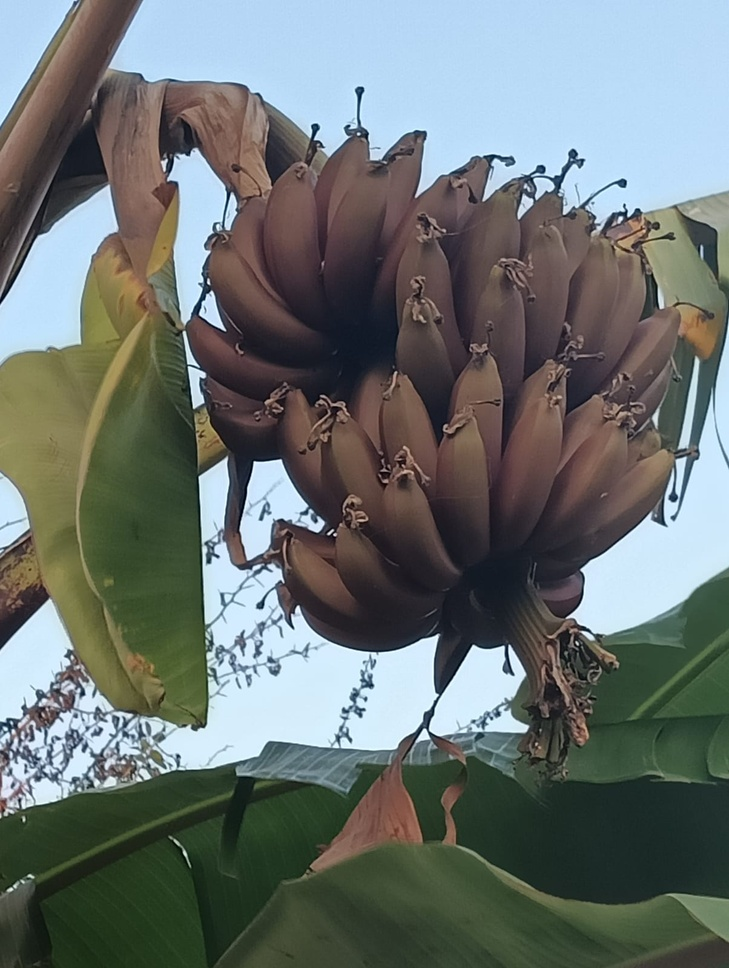
#> input picture banannas.jpg, 729 x 968 px, shrunk from 1204 x 1600 before the run
$ jupyter execute 'Count no of imgs.ipynb'
#> lines starting #> are read from the running program, lines starting #| are printed output that depends on the picture; after the words box and inside, x2 and y2 are one past the last pixel; in counts of white or black regions, pixels touching at a corner belong together
[cell 1]
import cv2
import numpy as np
import matplotlib.pyplot as plt

[cell 2]
image = cv2.imread('banannas.jpg')
#> image is the input picture: shape (968, 729, 3); mean B, G, R 112.2, 114.1, 106.4
gray = cv2.cvtColor(image, cv2.COLOR_BGR2GRAY)
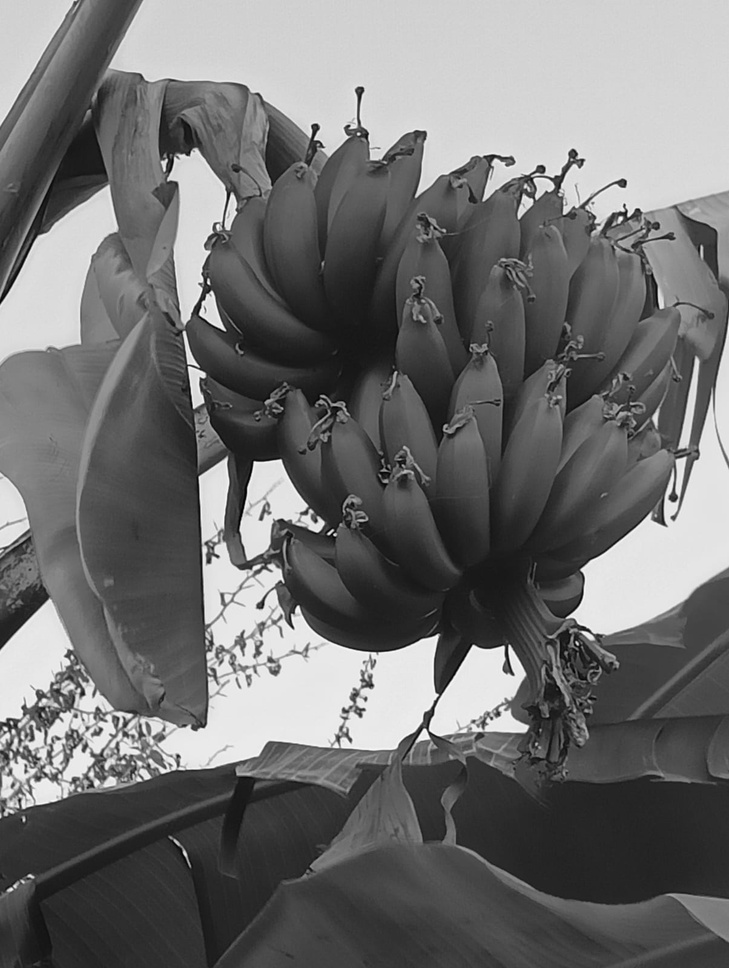
#> gray: shape (968, 729); min 1, max 251, mean 111.6
plt.imshow(gray, cmap='gray')

[cell 3]
blur = cv2.GaussianBlur(gray, (11, 11), 0)
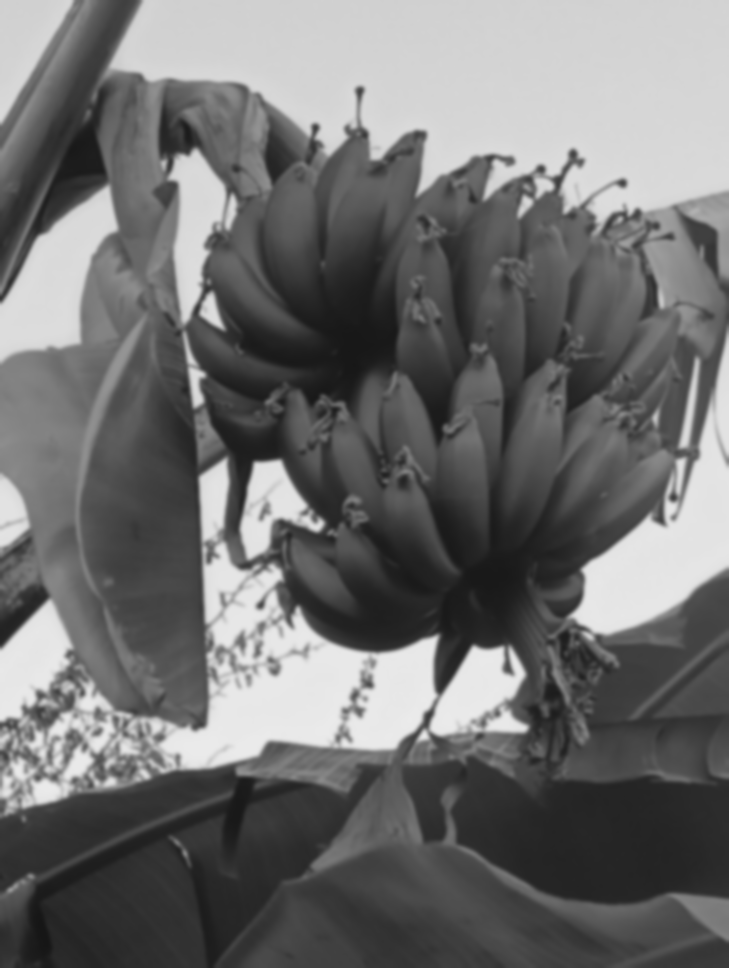
#> blur: shape (968, 729); min 22, max 235, mean 111.6
plt.imshow(blur, cmap='gray')

[cell 4]
canny = cv2.Canny(blur, 30, 150, 3)
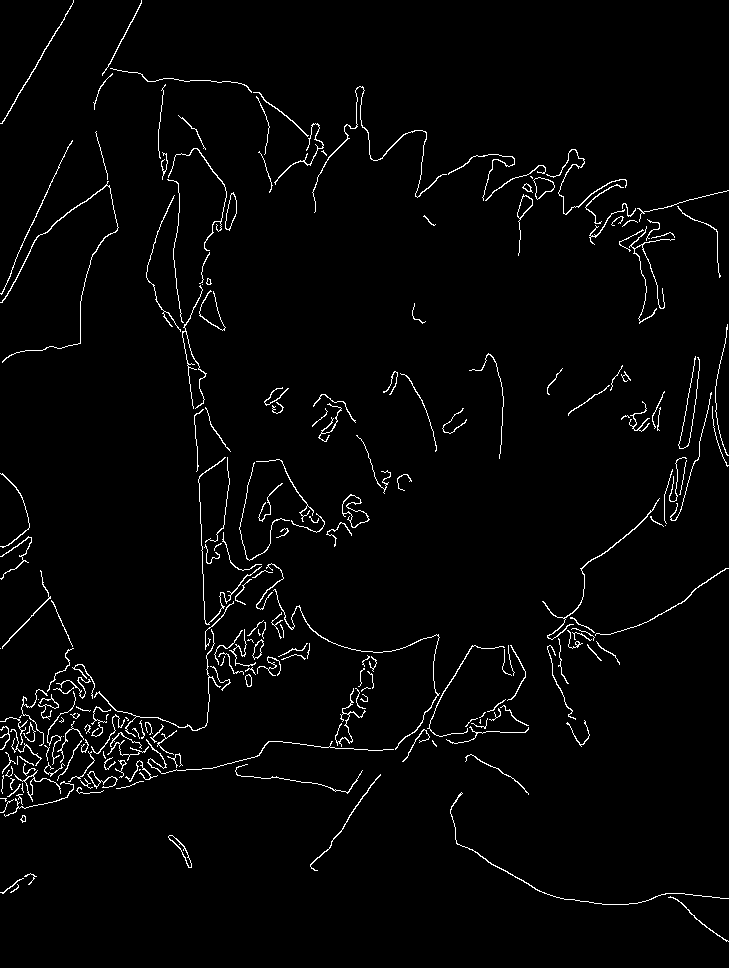
#> canny: shape (968, 729); 2.4% white in thin lines or dots
plt.imshow(canny, cmap='gray')

[cell 5]
dilated = cv2.dilate(canny, (1, 1), iterations=0)
plt.imshow(dilated, cmap='gray')

[cell 6]
(cnt, hierarchy) = cv2.findContours(
    dilated.copy(), cv2.RETR_EXTERNAL, cv2.CHAIN_APPROX_NONE)
#> cnt = 220 contours, 150 with area under 20; largest, box (x1, y1, x2, y2) and area: (342, 494, 370, 528) 393, (533, 177, 555, 200) 272, (225, 192, 237, 231) 248, (517, 194, 533, 256) 200, (168, 835, 192, 868) 171
rgb = cv2.cvtColor(image, cv2.COLOR_BGR2RGB)
cv2.drawContours(rgb, cnt, -1, (0, 255, 0), 2)
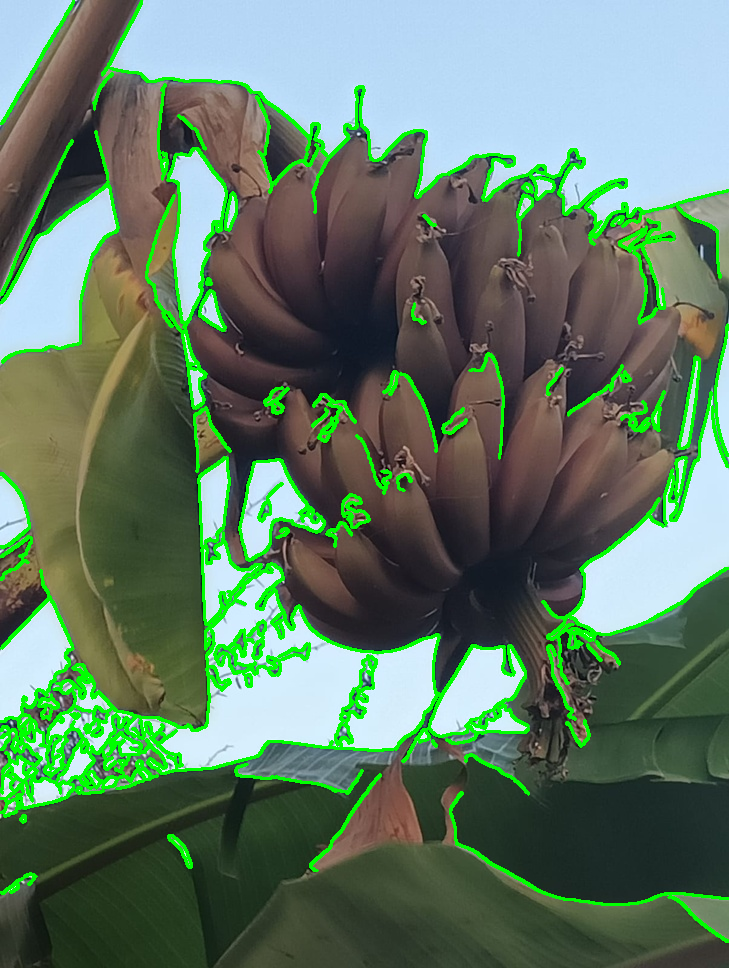
#> rgb: shape (968, 729, 3); mean R, G, B 96.6, 123.2, 101.1

plt.imshow(rgb)

[cell 7]
print("Banannas in the image : ", len(cnt))
#| Banannas in the image :  220
